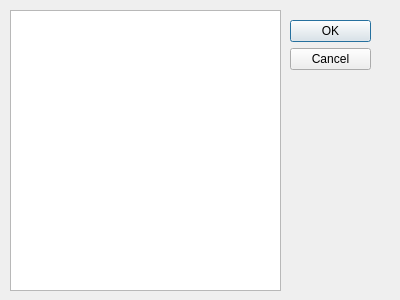
<?xml version="1.0" encoding="UTF-8"?>
<ui version="4.0">
 <class>ServerSelectionDialog</class>
 <widget class="QDialog" name="ServerSelectionDialog">
  <property name="geometry">
   <rect>
    <x>0</x>
    <y>0</y>
    <width>400</width>
    <height>300</height>
   </rect>
  </property>
  <property name="windowTitle">
   <string>Dialog</string>
  </property>
  <widget class="QDialogButtonBox" name="buttonBox">
   <property name="geometry">
    <rect>
     <x>290</x>
     <y>20</y>
     <width>81</width>
     <height>241</height>
    </rect>
   </property>
   <property name="orientation">
    <enum>Qt::Vertical</enum>
   </property>
   <property name="standardButtons">
    <set>QDialogButtonBox::Cancel|QDialogButtonBox::Ok</set>
   </property>
  </widget>
  <widget class="QListWidget" name="serverListWidget">
   <property name="geometry">
    <rect>
     <x>10</x>
     <y>10</y>
     <width>271</width>
     <height>281</height>
    </rect>
   </property>
  </widget>
 </widget>
 <resources/>
 <connections>
  <connection>
   <sender>buttonBox</sender>
   <signal>accepted()</signal>
   <receiver>ServerSelectionDialog</receiver>
   <slot>accept()</slot>
   <hints>
    <hint type="sourcelabel">
     <x>248</x>
     <y>254</y>
    </hint>
    <hint type="destinationlabel">
     <x>157</x>
     <y>274</y>
    </hint>
   </hints>
  </connection>
  <connection>
   <sender>buttonBox</sender>
   <signal>rejected()</signal>
   <receiver>ServerSelectionDialog</receiver>
   <slot>reject()</slot>
   <hints>
    <hint type="sourcelabel">
     <x>316</x>
     <y>260</y>
    </hint>
    <hint type="destinationlabel">
     <x>286</x>
     <y>274</y>
    </hint>
   </hints>
  </connection>
 </connections>
</ui>
